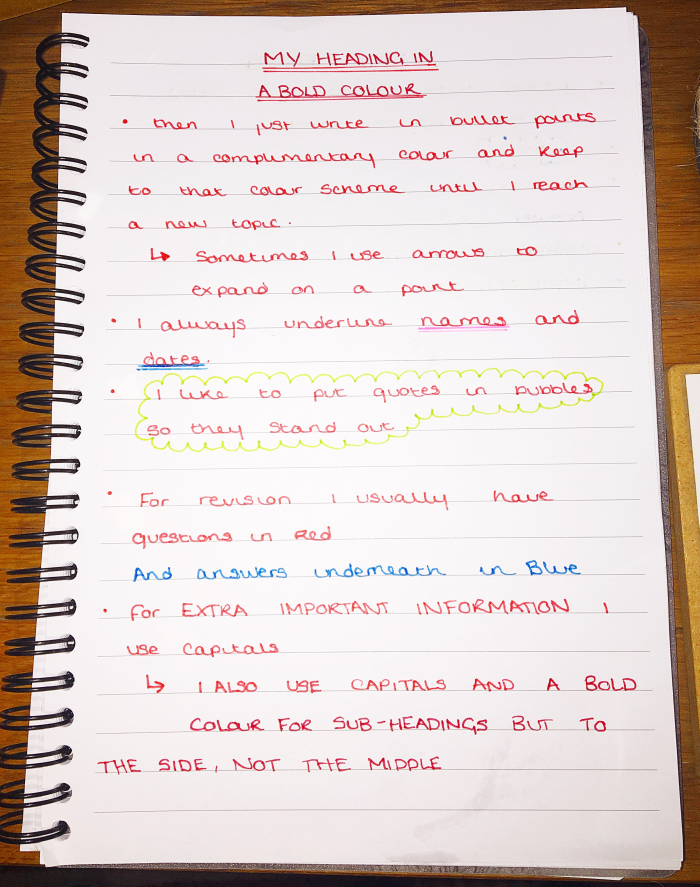
#> input picture images/note.jpg, 2798 x 3548 px, given in place of the camera (shown at 1/4 size)
$ jupyter execute --allow-errors 'Ex-17-Object Tracking In Image.ipynb'   (text cells are left out)
#> lines starting #> are read from the running program, lines starting #| are printed output that depends on the picture; after the words box and inside, x2 and y2 are one past the last pixel; in counts of white or black regions, pixels touching at a corner belong together
[cell 1]
import cv2
import numpy as np
import matplotlib.pyplot as plt

[cell 2]
#HSV -  Hue saturation value
#Hsv is use to separate image information on the basis of color luminous or intensity.
#We use Hsv where we perform operation on the basis of color.
#HSV related to hexaon color model
# H - hue - use to select color from 360 portion
#staturation is amount of color  which is selected in hue.(color shades)
#V  -  value which is brightness of the color.

# Static
# import cv2
# import numpy as np
#
# img = cv2.imread("resources/color_balls.jpg")
#
# while True:
#     imgHSV = cv2.cvtColor(img, cv2.COLOR_BGR2HSV)
#
#     l_v = np.array([110,50,50])
#     u_v = np.array([130,235,225])
#
#     mask = cv2.inRange(imgHSV, l_v, u_v)
#     res = cv2.bitwise_and(img,img, mask=mask)
#
#
#     cv2.imshow("original", img)
#     cv2.imshow("mask", mask)
#     cv2.imshow("res", res)
#     k = cv2.waitKey(0)
#     if k == ord('q'):
#         break
#
# cv2.destroyAllWindows()

# dynamic

import cv2
import numpy as np
from stackimg import stackImages


def empty(a):
    pass


# img = cv2.imread("resources/color_balls.jpg")
cap = cv2.VideoCapture(0)

cv2.namedWindow("TrackBars")
cv2.resizeWindow("TrackBars", 640, 240)

cv2.createTrackbar("Hue Min", "TrackBars", 0, 255, empty)
#> slider 'Hue Min' is set to 51
cv2.createTrackbar("Hue Max", "TrackBars", 255, 255, empty)
cv2.createTrackbar("Sat Min", "TrackBars", 0, 255, empty)
#> slider 'Sat Min' is set to 51
cv2.createTrackbar("Sat Max", "TrackBars", 255, 255, empty)
cv2.createTrackbar("Val Min", "TrackBars", 0, 255, empty)
#> slider 'Val Min' is set to 51
#> further down, img is the input picture: shape (3548, 2798, 3); mean B, G, R 200.4, 204.6, 218.7
#> `img = cv2.resize(img,(600,400))`:
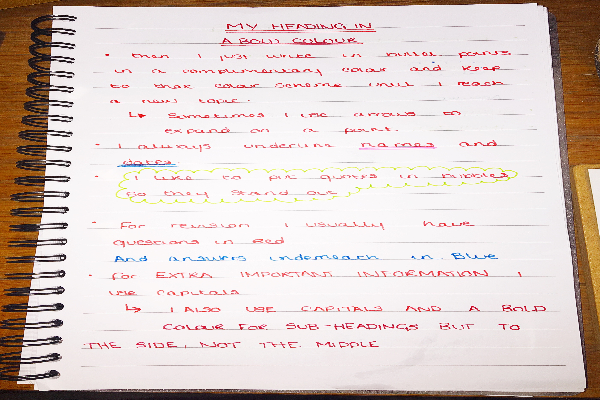
#> img: shape (400, 600, 3); mean B, G, R 200.4, 204.6, 218.7
#> `imgHSV = cv2.cvtColor(img, cv2.COLOR_BGR2HSV)`: imgHSV: shape (400, 600, 3); mean H, S, V 116.7, 36.6, 219.2
#> `mask = cv2.inRange(imgHSV, lower, upper)`:
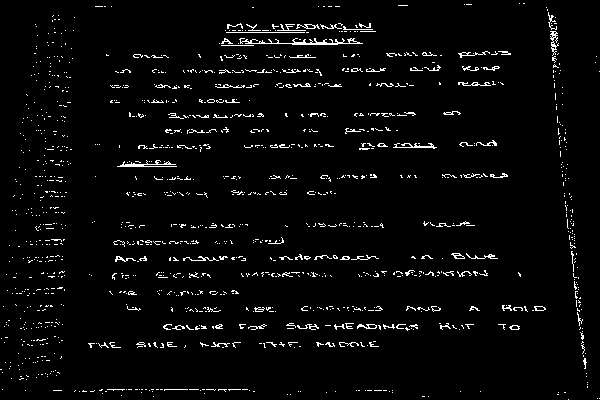
#> mask: shape (400, 600); 3.4% white in thin lines or dots
#> `imgResult = cv2.bitwise_and(img, img, mask=mask)`:
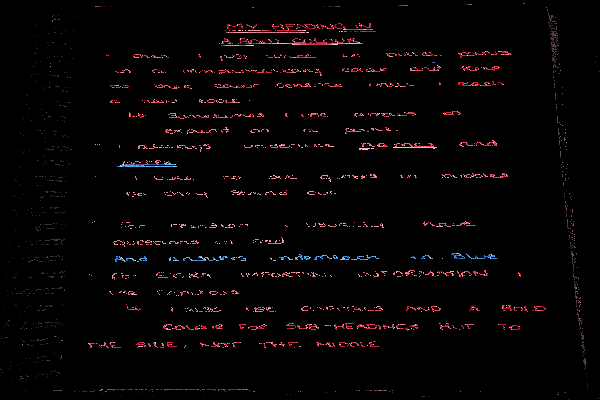
#> imgResult: shape (400, 600, 3); mean B, G, R 3.7, 3.1, 6.2
#> `cv2.putText(img, "Original", (20, 50), cv2.FONT_ITALIC, 2, (0, 125, 25..`:
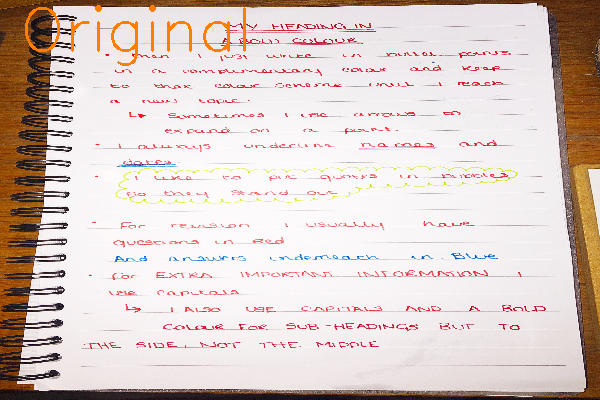
#> img: shape (400, 600, 3); 0.73% of pixels changed, all inside (x1, y1, x2, y2) = (25, 5, 246, 66)
#> `cv2.putText(imgHSV, "imgHSV", (20, 50), cv2.FONT_ITALIC, 2, (0, 125, 2..`: imgHSV: shape (400, 600, 3); mean H, S, V 115.7, 37.3, 219.5
#> `cv2.putText(mask, "mask", (20, 50), cv2.FONT_ITALIC, 2, (0, 125, 255),..`: mask: shape (400, 600); 3.4% white in thin lines or dots
#> `cv2.putText(imgResult, "imgResult", (20, 50), cv2.FONT_ITALIC, 2, (0, ..`:
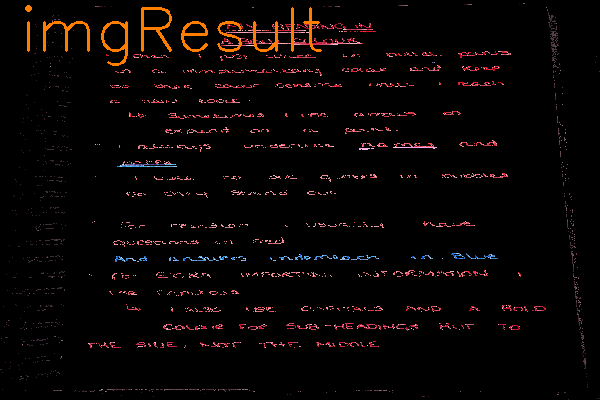
#> imgResult: shape (400, 600, 3); 0.97% of pixels changed, all inside (x1, y1, x2, y2) = (25, 5, 322, 66)
cv2.createTrackbar("Val Max", "TrackBars", 255, 255, empty)

#> (the rest of this cell did not finish here and is left out)
